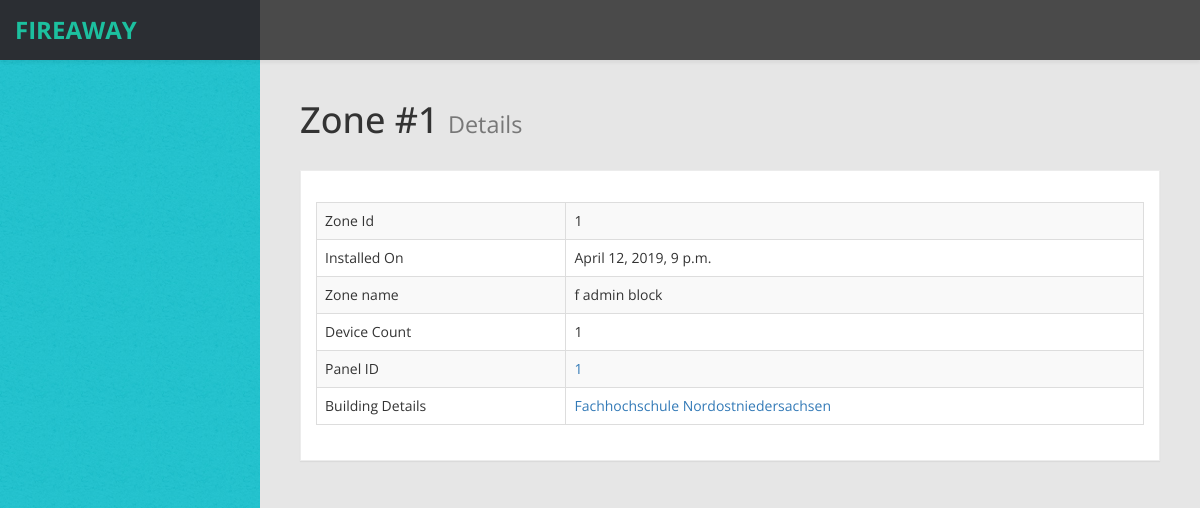
Screenshot of /zone/1 (signed in) with the database file from the repository.
### FireCheck/models.py (models this page shows, shortened)
class zone(models.Model):
    name = models.CharField(max_length=128)
    building = models.ForeignKey(to=building, on_delete=models.CASCADE)
    panel = models.ForeignKey(to=panel, on_delete=models.CASCADE)
    floor = models.IntegerField()
    date_time_created = models.DateTimeField(auto_now_add=True)

class panel(models.Model):
    building = models.ForeignKey(to=building, on_delete=models.CASCADE)
    location = models.TextField()
    name = models.CharField(max_length=128)

class building(models.Model):
    name = models.CharField(max_length=128)
    latitude = models.FloatField()
    longitude = models.FloatField()
    address = models.CharField(max_length=512)
    email = models.CharField(max_length=256)

### FireCheck/views.py (the view)
# urls.py: path("zone/<int:zid>", views.zone_details, name="zonedetails"),
@login_required()
def zone_details(request, zid):
    zo=zone.objects.get(pk=zid)
    context= {
        "z" : zone.objects.get(pk=zid),
        "d" : device.objects.filter(zone=zo),
        "dc":device.objects.filter(zone=zo).count(),
    }
    return render(request, "FireCheck/zone_details.html", context)

### FireCheck/templates/FireCheck/zone_details.html (shortened to what this page needs)
<!DOCTYPE html>
<html xmlns="http://www.w3.org/1999/xhtml">
{% load static %}
<head>
    <link href={% static "/css/bootstrap.css" %} rel="stylesheet" />
    <link href={% static "/css/bootstrap.css" %} rel="stylesheet" />
    <link href={% static "/css/custom-styles.css" %} rel="stylesheet" />
    <link href={% static "/js/dataTables/dataTables.bootstrap.css" %} rel="stylesheet" />
</head>
<body>
    <div id="wrapper">
       <nav class="navbar navbar-default top-navbar" role="navigation">
                <a class="navbar-brand" href="index.html"> <strong>FireAway</strong></a>
            <ul class="nav navbar-top-links navbar-right">
                <li class="dropdown">
                    <a class="dropdown-toggle" data-toggle="dropdown" href="#" aria-expanded="false">
                    </a>
                </li>
            </ul>
        </nav>
        <div id="page-wrapper" >
            <div id="page-inner">
			 <div class="row">
                    <div class="col-md-12">
                        <h1 class="page-header">
                            Zone #{{z.id}} <small>Details</small>
                        </h1>
                    </div>
                </div>
            <div class="row">
                <div class="col-md-12">
                    <div class="panel panel-default">
                        <div class="panel-heading">
                        </div>
                        <div class="panel-body">
                            <div class="table-responsive">
                                <table class="table table-striped table-bordered table-hover" id="dataTables-example">
                                    <tbody>
                                        <tr class="odd gradeX">
                                            <td>Zone Id</td>
                                            <td>{{z.id}}</td>
                                        </tr>
                                         <tr class="odd gradeX">
                                            <td>Installed On</td>
                                            <td>{{z.date_time_created}}</td>
                                        </tr>
                                        <tr class="odd gradeX">
                                           <td>Zone name</td>
                                           <td>{{z.name}}</a></td>
                                       </tr>
                                         <tr class="odd gradeX">
                                            <td>Device Count</td>
                                            <td>{{dc}}</td>
                                        </tr>
                                         <tr class="odd gradeX">
                                            <td>Panel ID</td>
                                            <td><a href="/panel/{{z.panel.id}}">{{z.panel.id}}</a></td>
                                        </tr>
                                         <tr class="odd gradeX">
                                            <td>Building Details</td>
                                            <td><a href="/building/{{z.building.id}}">{{z.building.name}}</a></td>
                                        </tr>
                                    </tbody>
                                </table>
                            </div>
                        </div>
                    </div>
                </div>
            </div>
    </div>
            </div>
</body>
</html>

### FireCheck/static/css/custom-styles.css (style rules this page uses)
body { font-family: 'Open Sans', sans-serif; background: #32C2CD url(../img/bg-img.jpg) !important; }
#wrapper { width: 100%; }
#page-wrapper { padding: 15px 15px; min-height: 600px; background: #E6E6E6; }
#page-inner { width:100%; margin:10px 20px 10px 0px; background-color:transparent; padding:10px; min-height:1200px; }
h1, .h1, h2, .h2, h3, .h3 { margin-top: 7px; margin-bottom: -5px; }
.panel { border-radius:0px; }
.top-navbar { position: fixed; width: 100%; z-index: 300; -webkit-box-shadow: 0 3px 3px rgba(0, 0, 0, 0.05); -moz-box-shadow: 0 3px 3px rgba(0, 0, 0, 0.05); box-shadow: 0 3px 3px rgba(0, 0, 0, 0.05); }
#page-wrapper { position: relative; top: 55px; }
.page-header { padding-bottom: 9px; margin: 10px 0 20px; border-bottom: 1px solid transparent; text-align: left; }
.panel-default { border-color: #ECECEC; }
.panel-default > .panel-heading { color: #000; border-color: #FFF; font-weight:bold; background: #FFFFFF; font-size: 16px; padding: 15px 15px 0; }
.panel-heading { border-bottom: 1px solid transparent; border-top-left-radius: 3px; border-top-right-radius: 3px; }
.top-navbar { margin:0px; }
.top-navbar .navbar-brand { color: #fff; width: 260px; text-align: left; height: 60px; font-size: 24px; font-weight: 700; text-transform: uppercase; line-height: 30px; background: #24383A; }
.top-navbar .nav > li { position: relative; display: inline-block; margin: 0px; padding: 0px; }
.top-navbar .nav > li > a { position: relative; display: block; padding: 20px; color: #FFFFFF; margin: 0px; }
.top-navbar { background: #4A4A4A; border-bottom:none; }
.navbar-default { border:0px solid black; }
@media (min-width:768px) { #page-wrapper { margin: 0 0 0 260px; padding: 15px 30px; min-height: 1200px; } }
@media (min-width:768px) { .navbar { border-radius: 0px; } }

### rows the page displays
zone: id "1", date_time_created "April 12, 2019, 9 p.m.", name "f admin block", panel.id "1", building.name "Fachhochschule Nordostniedersachsen"

### other values shown
{{ dc }} "1"
